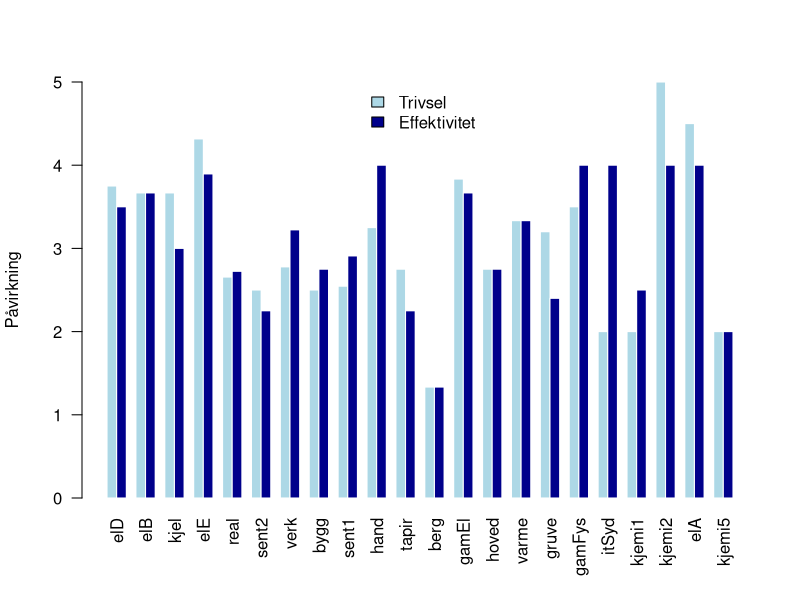

The R script that drew this image:
## ---- chunk 1
library(knitr)
knitr::opts_chunk$set(
  echo = T, tidy=T, message=F, warning=F,
  strip.white=F, # Strips whitespace
  prompt=F, #?
  cache=T, # Cache for quick knit.
  # root.dir = "./subfolder",
  size="scriptsize",
  fig.width=7, 
  fig.height=5, 
  fig.align = "center"
)
## ---- chunk 2
if (F){
  setwd("C:/Users/kikka/OneDrive - NTNU/Fysmat/8 Semester V2022/RomStat/romstat/project3")
  options(error=recover)
  options(error=NULL)
}
## ---- chunk 3
# d = read.delim("C:/Users/kikka/OneDrive - NTNU/Fysmat/10 Semester V2023/EiT/TTT4850/data/data-315297-2023-02-09-1558-utf.txt", header=T)
# d = read.delim("./data/data-315297-2023-02-15-1118-utf.txt", header=T)
# head(d[1:5])
## ---- chunk 4
d = read.delim("./data/data-315297-2023-02-22-0953-utf.txt", header=T)

# Time
formatTime <- function(t) {
  tSplit = strsplit(t, ' ')[[1]]
  s=0
  for (i in seq(1, length(tSplit), 2)){
    s = s + switch(
      tSplit[i+1],
      "dager" = strtoi(tSplit[i])*24*3600,
      "dag" = strtoi(tSplit[i])*24*3600,
      "timer" = strtoi(tSplit[i])*3600,
      "time" = strtoi(tSplit[i])*3600,
      "minutt" = strtoi(tSplit[i])*60,
      "minutter" = strtoi(tSplit[i])*60,
      "sekunder" = strtoi(tSplit[i]),
      "sekund" = strtoi(tSplit[i]),
      0
    )
  }
  return(s)
}

ftimes = unlist(lapply(d$Svartid, formatTime))
cbind(d$Svartid, ftimes)
# d$Svartid=ftimes

# Free text answers

## ---- chunk 5
write.csv(d[d[,'spmTekst']!="",c('NR','spmTekst')],"./data/freeTxt.csv", row.names = FALSE)

## ---- chunk 6
# head(d)
# variates = names(d)
# yt = d$spmTriv
# ye = d$spmEff
locs = unique(d$spmHvor)
locs
## ---- chunk 7
N = length(d[,1])
ancPercentage = length(d$spmTiltak_1[d$spmTiltak_1=='mNc']) / N
ancPercentage
## ---- chunk 8
yBuilding = data.frame(
  matrix(ncol=length(locs),
         nrow=2, 
         dimnames=list(c('trivsel', 'effektivitet'), locs))
  )
for (loc in locs){
  # browser()
  yBuilding[loc] = c(mean(d$spmTriv[d$spmHvor==loc]),
             mean(d$spmEff[d$spmHvor==loc]))
} 
yBuilding[1:5]
## ---- chunk 9
# æ is \u00E6
# ø is \u00F8
# å is \u00E5
barplot(
  ((as.matrix(yBuilding))), 
  col = c("lightblue", 'darkblue'),
  border = "white",
  # main="Trivsel",
  ylab="P\u00E5virkning",
  beside = T,
  las=2,
  ylim = c(0,5)
  # space=0.1
)
legend(
  "top",
  legend = c("Trivsel", "Effektivitet"),
  fill = c("lightblue", 'darkblue'), bty = 'n')
